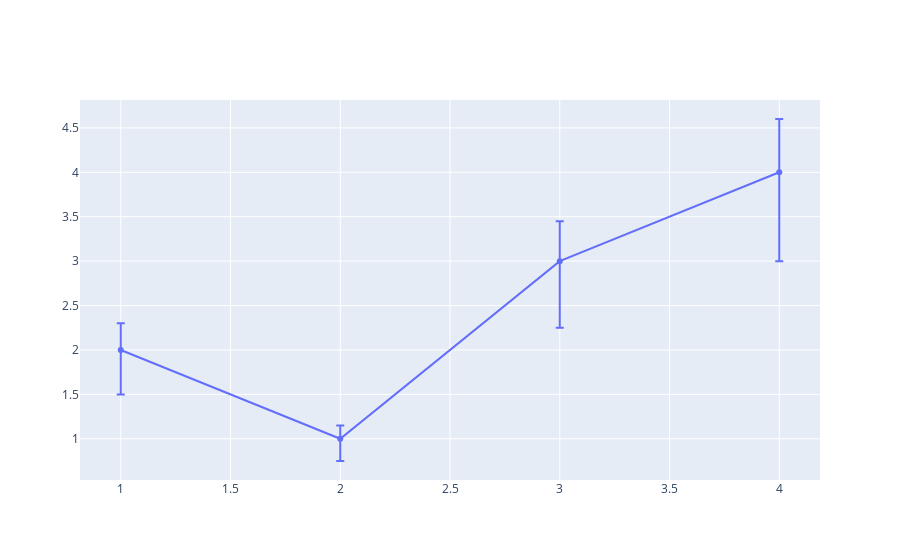

Here is the notebook cell this chart was saved with:
### Code cell
go.Figure(go.Scatter(
    x=[1, 2, 3, 4],
    y=[2, 1, 3, 4],
    error_y=dict(
        type='percent',
        value=15,
        valueminus=25)
))

### Figure 1 — Plotly figure (JSON) as saved in the notebook; plotly's stock layout.template omitted (floating-point values rounded to 4 significant figures)
{"data": [{"error_y": {"type": "percent", "value": 15, "valueminus": 25}, "type": "scatter", "x": [1, 2, 3, 4], "y": [2, 1, 3, 4]}], "layout": {}}
